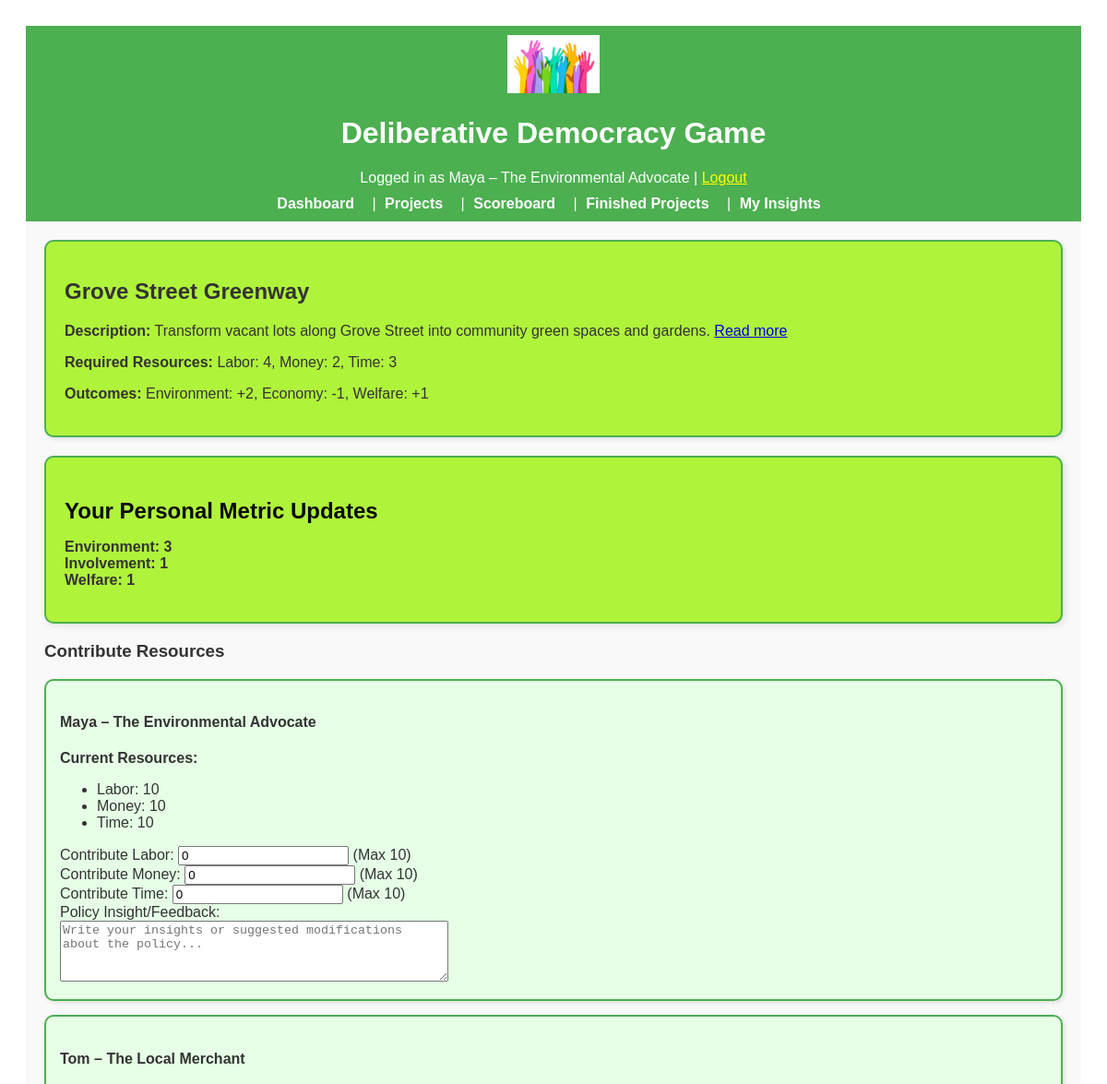
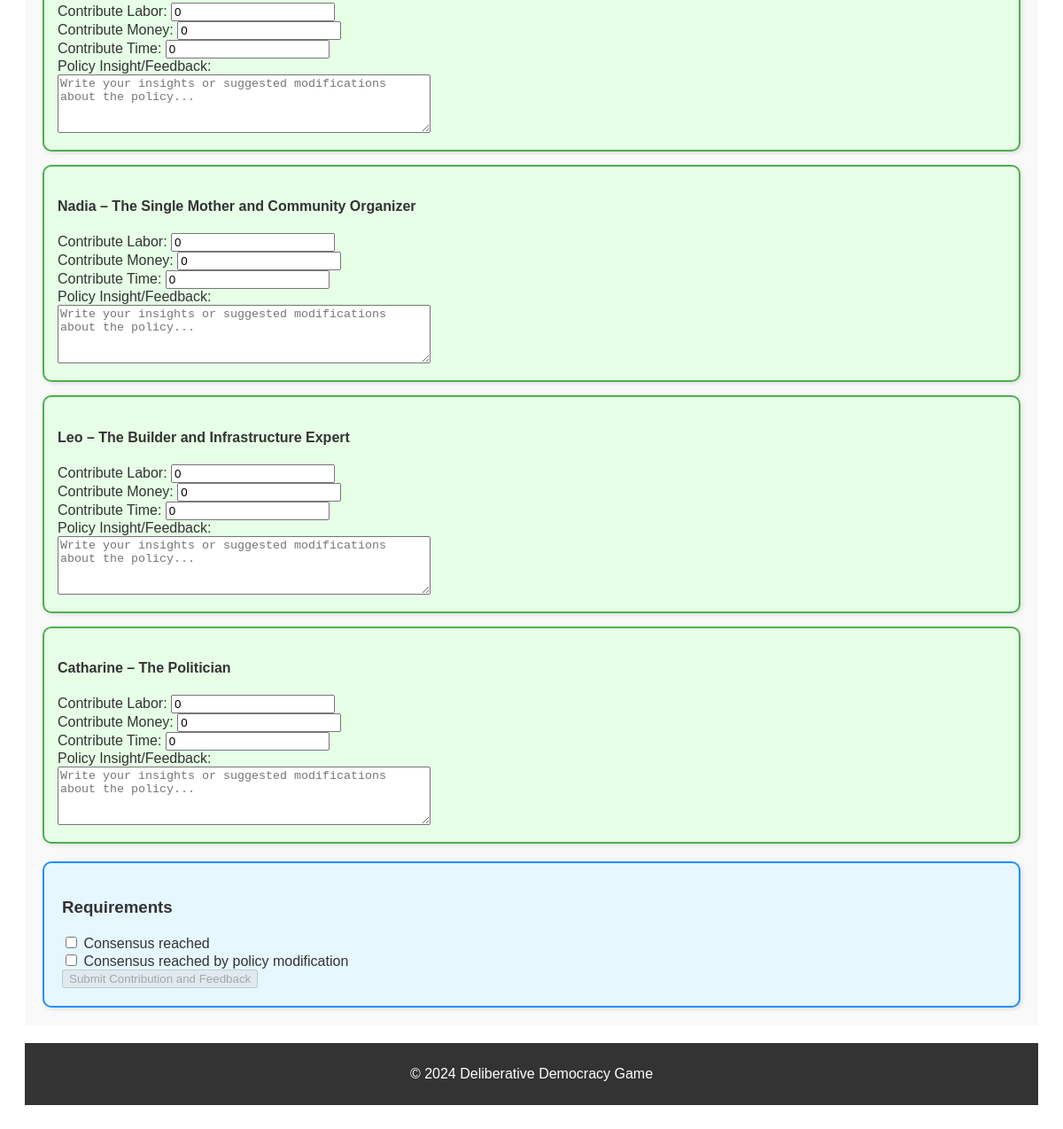
The app's page /project/1 (signed in) with its own data (2 pictures, top to bottom).
### app/models.py (models this page shows, shortened)
class User(UserMixin, db.Model):
    __tablename__ = "users"
    id = db.Column(db.Integer, primary_key=True)
    character_name = db.Column(db.String(64), unique=True, nullable=False)
    interests = db.Column(db.Text, nullable=True)
    utility_criteria = db.Column(db.Text, nullable=True)
    starting_resources = db.Column(db.Text, nullable=True)
    reading = db.Column(db.Text, nullable=True)
    environment = db.Column(db.Integer, default=0, nullable=True)
    money = db.Column(db.Integer, default=0, nullable=True)
    involvement = db.Column(db.Integer, default=0, nullable=True)
    welfare = db.Column(db.Integer, default=0, nullable=True)
    resources = db.relationship("Resource", backref="user", lazy=True)
    metrics = db.relationship("Metric", backref="user", lazy=True)

class Project(db.Model):
    __tablename__ = "projects"
    id = db.Column(db.Integer, primary_key=True)
    name = db.Column(db.String(128), nullable=False)
    description = db.Column(db.Text, nullable=True)
    outcomes = db.Column(db.Text, nullable=True)
    required_resources = db.Column(db.Text, nullable=True)
    is_completed = db.Column(db.Boolean, default=False)
    personal_metric_updates = db.Column(
        db.JSON, nullable=True
    )  # JSON for user-specific metric updates

class Resource(db.Model):
    __tablename__ = "resources"
    id = db.Column(db.Integer, primary_key=True)
    type = db.Column(db.String(64), nullable=False)  # 'Time', 'Money', 'Labor'
    amount = db.Column(db.Integer, default=0, nullable=False)
    user_id = db.Column(db.Integer, db.ForeignKey("users.id"), nullable=False)

### app/routes.py (the view, shortened to what this page needs)
@main.route("/project/<int:project_id>", methods=["GET", "POST"])
@login_required
def project_detail(project_id):
    project = Project.query.get_or_404(project_id)
    users = User.query.all()
    required_resources = parse_resources(project.required_resources)
    user_insights = {}
    user_metric_updates = {}
    if project.personal_metric_updates:
        for user_id, updates in project.personal_metric_updates.items():
            user_metric_updates[user_id] = {
                metric: int(value) for metric, value in updates.items()
            }
    return render_template(
        "project_detail.html",
        project=project,
        users=users,
        user_insights=user_insights,
        user_metric_updates=user_metric_updates,
    )

### app/routes.py (called while the page is built)
@login_manager.user_loader
def load_user(user_id):
    return User.query.get(int(user_id))

### app/utils.py (called while the page is built)
def parse_resources(resource_string):
    resource_dict = {}
    resources = resource_string.split(", ")
    for resource in resources:
        if ": " in resource:
            key, value = resource.split(": ")
            resource_dict[key.lower()] = int(value)
    return resource_dict

### app/templates/project_detail.html (shortened to what this page needs)
{% extends "base.html" %}
{% block content %}
<div class="project-detail-box">
    <h2>{{ project.name }}</h2>
    <p><strong>Description:</strong> {{ project.description | safe }}</p>
    <p><strong>Required Resources:</strong> {{ project.required_resources }}</p>
    <p><strong>Outcomes:</strong> {{ project.outcomes }}</p>
</div>
<div class="personal-metrics-box">
    <h3>Your Personal Metric Updates</h3>
    {% if project.personal_metric_updates %}
    {% set current_user_id = current_user.id|string %}
    {% if current_user_id in project.personal_metric_updates %}
    {% set updates = project.personal_metric_updates[current_user_id] %}
    <ul class="personal-metric-list">
        {% for metric, value in updates.items() %}
        <li><strong>{{ metric }}: {{ value }}</strong></li>
        {% endfor %}
    </ul>
    {% else %}
    <p>No personal metric updates for this project.</p>
    {% endif %}
    {% else %}
    <p>No personal metric updates available for this project.</p>
    {% endif %}
</div>
<form method="POST">
    <h3>Contribute Resources</h3>
    {% for user in users %}
    <div class="user-box">
        <h4>{{ user.character_name }}</h4>
        {% if user.id == current_user.id %}
        <p><strong>Current Resources:</strong></p>
        <ul>
            {% set user_resources = user.resources | groupby('type') %}
            {% for resource_type, resources in user_resources %}
            <li>{{ resource_type }}: {{ resources[0].amount }}</li>
            {% endfor %}
        </ul>
        {% endif %}
        <label>Contribute Labor:</label>
        <input type="number" name="contribute_labor_{{ user.id }}" min="0" value="0">
        {% if user.id == current_user.id %}
        <span>(Max {{ user.resources | selectattr('type', 'equalto', 'Labor') | map(attribute='amount') | sum }})</span>
        {% endif %}
        <br>
        <label>Contribute Money:</label>
        <input type="number" name="contribute_money_{{ user.id }}" min="0" value="0">
        {% if user.id == current_user.id %}
        <span>(Max {{ user.resources | selectattr('type', 'equalto', 'Money') | map(attribute='amount') | sum }})</span>
        {% endif %}
        <br>
        <label>Contribute Time:</label>
        <input type="number" name="contribute_time_{{ user.id }}" min="0" value="0">
        {% if user.id == current_user.id %}
        <span>(Max {{ user.resources | selectattr('type', 'equalto', 'Time') | map(attribute='amount') | sum }})</span>
        {% endif %}
        <br>
        <label>Policy Insight/Feedback:</label><br>
        <textarea name="policy_insight_{{ user.id }}" rows="4" cols="50"
            placeholder="Write your insights or suggested modifications about the policy...">{{ user_insights[user.id] if user_insights else '' }}</textarea><br>
    </div>
    {% endfor %}
    <div class="requirements-box">
        <h3>Requirements</h3>
        <input type="checkbox" id="majority-vote" name="majority_vote" onclick="checkSubmitButton()">
        <label for="majority-vote">Consensus reached</label><br>
        <input type="checkbox" id="revised-policy-vote" name="revised_policy_vote" onclick="checkSubmitButton()">
        <label for="revised-policy-vote">Consensus reached by policy modification</label><br>
        <button type="submit" id="submit-button" disabled>Submit Contribution and Feedback</button>
    </div>
</form>
{% endblock %}

### app/templates/base.html (shortened to what this page needs)
<!DOCTYPE html>
<html lang="en">
<head>
    <link rel="stylesheet" href="{{ url_for('static', filename='css/styles.css') }}">
</head>
<body>
    <header style="background-color: #4CAF50; padding: 10px; color: white; text-align: center;">
        <img src="{{ url_for('static', filename='images/logo.png') }}" alt="Game Logo"
            style="width: 100px; height: auto;">
        <h1>Deliberative Democracy Game</h1>
        {% if current_user.is_authenticated %}
        <p style="margin: 0;">Logged in as {{ current_user.character_name }} | <a href="{{ url_for('main.logout') }}"
                style="color: yellow;">Logout</a></p>
        {% endif %}
        <nav style="margin-top: 10px;">
            <a href="{{ url_for('main.dashboard') }}" style="color: white; padding: 5px;">Dashboard</a> |
            <a href="{{ url_for('main.project_list') }}" style="color: white; padding: 5px;">Projects</a> |
            <a href="{{ url_for('main.score_board') }}" style="color: white; padding: 5px;">Scoreboard</a> |
            <a href="{{ url_for('main.finished_projects') }}" style="color: white; padding: 5px;">Finished Projects</a>
            |
            <a href="{{ url_for('main.insight') }}" style="color: white; padding: 5px;">My Insights</a>
        </nav>
    </header>
    <main style="padding: 20px; background-color: #f9f9f9;">
        {% block content %}{% endblock %}
    </main>
    <footer style="background-color: #333; color: white; text-align: center; padding: 10px; margin-top: 20px;">
        <p>&copy; 2024 Deliberative Democracy Game</p>
    </footer>
</body>
</html>

### app/static/css/styles.css (style rules this page uses)
header { background-color: #4CAF50; color: white; padding: 15px; text-align: center; }
nav a { color: white; text-decoration: none; margin-right: 10px; font-weight: bold; }
footer { background-color: #333; color: white; text-align: center; padding: 10px; margin-top: 20px; }
.user-box { border: 2px solid #4caf50; border-radius: 10px; padding: 15px; margin-bottom: 15px; background-color: #e6ffe6; }
.project-detail-box { border: 2px solid #4CAF50; border-radius: 10px; padding: 20px; background-color: #b0f33b; margin-bottom: 20px; box-shadow: 2px 2px 5px rgba(0, 0, 0, 0.1); }
.requirements-box { border: 2px solid #1e90ff; border-radius: 10px; padding: 20px; background-color: #e6f7ff; margin-top: 20px; box-shadow: 2px 2px 5px rgba(0, 0, 0, 0.1); }
.user-box { border: 2px solid #4CAF50; border-radius: 10px; padding: 15px; background-color: #e6ffe6; margin-bottom: 15px; box-shadow: 2px 2px 5px rgba(0, 0, 0, 0.1); }
.personal-metrics-box { background-color: #b0f33b; border: 2px solid #4CAF50; border-radius: 10px; padding: 20px; margin-top: 20px; box-shadow: 2px 2px 8px rgba(0, 0, 0, 0.1); }
.personal-metrics-box h3 { color: #090a09; margin-bottom: 15px; font-size: 24px; }
.personal-metric-list { list-style-type: none; padding-left: 0; }

### records on screen
User: character_name "Maya – The Environmental Advocate", resources|selectattr "10", id "Write your insights or suggested modifications about the policy..."
Project: name "Grove Street Greenway", description "Transform vacant lots along Grove Street into community green spaces and gardens. Read more", required_resources "Labor: 4, Money: 2, Time: 3", outcomes "Environment: +2, Economy: -1, Welfare: +1"
Resource: type "Labor", amount "10"
Resource: type "Money", amount "10"
Resource: type "Time", amount "10"
User: character_name "Tom – The Local Merchant", id "Write your insights or suggested modifications about the policy..."
User: character_name "Nadia – The Single Mother and Community Organizer", id "Write your insights or suggested modifications about the policy..."
User: character_name "Leo – The Builder and Infrastructure Expert", id "Write your insights or suggested modifications about the policy..."
User: character_name "Catharine – The Politician", id "Write your insights or suggested modifications about the policy..."

### other values on screen
{{ metric }} "Environment" "Involvement" "Welfare"
{{ value }} "3" "1" "1"
